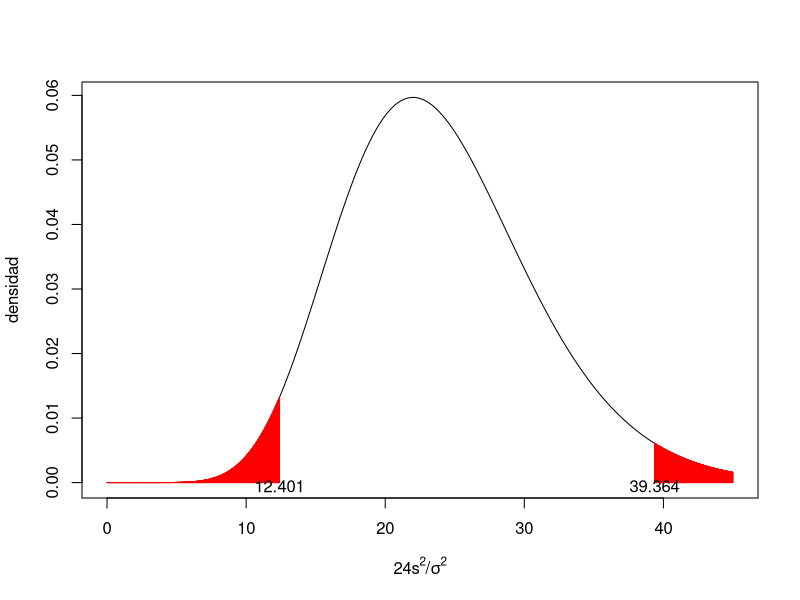

Recreate this plot in R.
## ---- chunk 1
x=seq(from=0,to=45,by=0.1)
plot(x,dchisq(x,24),type="l",xlab=expression(paste("24",s^2,"/",sigma^2)),ylab="densidad")
x2=seq(from=0,to=12.401,by=0.01)
x3=seq(from=39.364,to=45,by=0.01)
y2=dchisq(x2,24)
y3=dchisq(x3,24)
lines(x2,y2,type="h",col="red")
lines(x3,y3,type="h",col="red")
text(12.401,-0.0005,"12.401")
text(39.364,-0.0005,"39.364")
